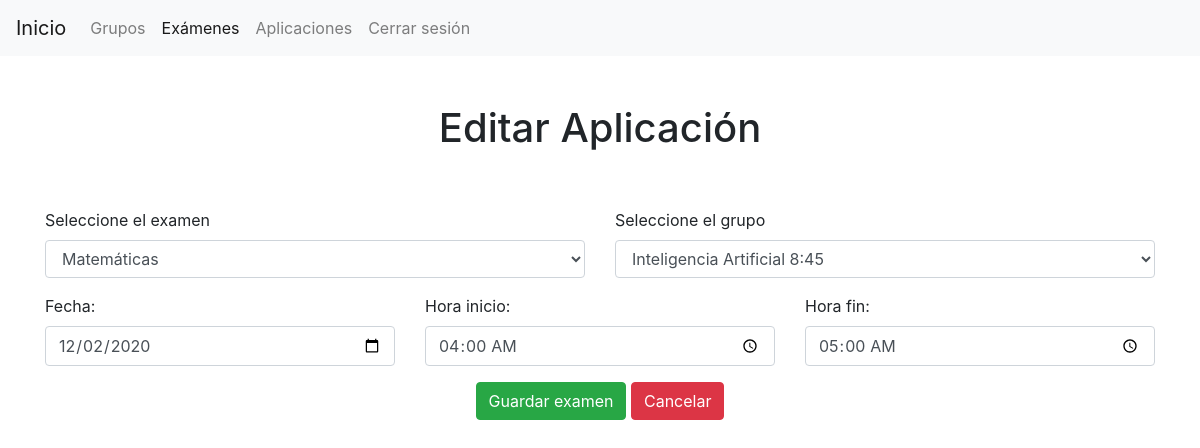
Page /php/maestro/editarAplicacion.php?id=1 (signed in) on the committed database.
### tables this page shows
CREATE TABLE `examen_grupo` (
  `id_examen_grupo` int(11) NOT NULL,
  `id_examen` int(11) NOT NULL,
  `id_grupo` int(11) NOT NULL,
  `fecha` date NOT NULL,
  `hora_inicio` time NOT NULL,
  `hora_fin` time NOT NULL
);

### php/maestro/listaAplicaciones_.php (called while the page is built, shortened)
<?php
    function getAplicacion($id)
    {
        $base = getConexion();
        $sql = "
                SELECT
                    *
                FROM
                    examen_grupo
                WHERE id_examen_grupo=$id";
        $conexion = $base->query($sql);
        $aplicacion = $conexion->fetchAll(PDO::FETCH_OBJ);
        return $aplicacion[0];
    }
    function getGrupos()
    {
        $base = getConexion();
        $conexion = $base->query("SELECT * FROM Grupo WHERE id_usuario = ". $_SESSION["id_usuario"]);
        $grupos = $conexion->fetchAll(PDO::FETCH_OBJ);
        return $grupos;
    }
    function getExamenes()
    {
        $base = getConexion();
        $conexion = $base->query("SELECT * FROM examen");
        $examenes = $conexion->fetchAll(PDO::FETCH_OBJ);
        return $examenes;
    }
?>

### php/maestro/editarAplicacion.php (the view, shortened to what this page needs)
<?php
include("listaAplicaciones_.php");
?>
<!doctype html>
<html lang="en">
<head>
    <link href="../../css/bootstrap.min.css" rel="stylesheet">
    <link rel="stylesheet" href="https://use.fontawesome.com/releases/v5.7.0/css/all.css"
>
</head>
<body>
<nav class="navbar navbar-expand-lg navbar-light bg-light">
    <a class="navbar-brand" href="inicio.php">Inicio</a>
    <div class="collapse navbar-collapse" id="navbarSupportedContent">
        <ul class="navbar-nav mr-auto">
            <li class="nav-item">
                <a class="nav-link" href="listaGrupos.php">Grupos</a>
            </li>
            <li class="nav-item active">
                <a class="nav-link" href="listaExamenes.php">Exámenes</a>
            </li>
            <li class="nav-item">
                <a class="nav-link" href="listaAplicaciones.php">Aplicaciones</a>
            </li>
            <li class="nav-item">
                <a class="nav-link" href="../general/logout.php">Cerrar sesión</a>
            </li>
        </ul>
    </div>
</nav>
<div class="container">
    <br><br>
    <h1 class="text-center">
        Editar Aplicación
    </h1>
    <br>
    <br>
    <?php
    $examenes = getExamenes();
    $grupos = getGrupos();
    $aplicacion = getAplicacion($_GET['id']);
    ?>
    <form action="editarAplicacion_.php" method="post">
        <div class="row">
            <div class="col">
                <div class="form-group">
                    <label for="examen">Seleccione el examen</label>
                    <select id="examen" name="examen" class="form-control" required>
                        <?php foreach ($examenes as $examen) { ?>
                            <?php $selected = ($examen->id_examen == $aplicacion->id_examen) ? 'selected' : ''; ?>
                            <option value="<?php echo $examen->id_examen ?>" <?php echo $selected?>>
                                <?php echo $examen->nombre ?>
                            </option>
                        <?php } ?>
                    </select>
                </div>
            </div>
            <div class="col">
                <div class="form-group">
                    <label for="grupo">Seleccione el grupo</label>
                    <select id="grupo" name="grupo" class="form-control" required>
                        <?php foreach ($grupos as $grupo) { ?>
                            <?php $selected2 = ($grupo->id_grupo == $aplicacion->id_grupo) ? 'selected' : ''; ?>
                            <option value="<?php echo $grupo->id_grupo ?>" <?php echo $selected2?>>
                                <?php echo $grupo->nombre ?>
                            </option>
                        <?php } ?>
                    </select>
                </div>
            </div>
        </div>
        <div class="row">
            <div class="col">
                <div class="form-group">
                    <label for="fecha">Fecha:</label>
                    <input type="date" id="fecha" name="fecha" class="form-control" value="<?php echo $aplicacion->fecha?>" required>
                </div>
            </div>
            <div class="col">
                <div class="form-group">
                    <label for="hora_inicio">Hora inicio:</label>
                    <input type="time" id="hora_inicio" name="hora_inicio" class="form-control" value="<?php echo $aplicacion->hora_inicio?>" required>
                </div>
            </div>
            <div class="col">
                <div class="form-group">
                    <label for="hora_fin">Hora fin:</label>
                    <input type="time" id="hora_fin" name="hora_fin" class="form-control" value="<?php echo $aplicacion->hora_fin?>" required>
                </div>
            </div>
        </div>
        <div class="form-group text-center">
            <button type="submit" class="btn btn-success">
                Guardar examen
            </button>
            <a href="listaAplicaciones.php" class="btn btn-danger">
                Cancelar
            </a>
        </div>
    </form>
</div>
</body>
</html>

### rows in the picture
examen_grupo: fecha "12/02/2020", hora_inicio "04:00:00", hora_fin "05:00:00"

### other values in the picture
form field examen "Matemáticas"
form field grupo "Inteligencia Artificial 8:45"
